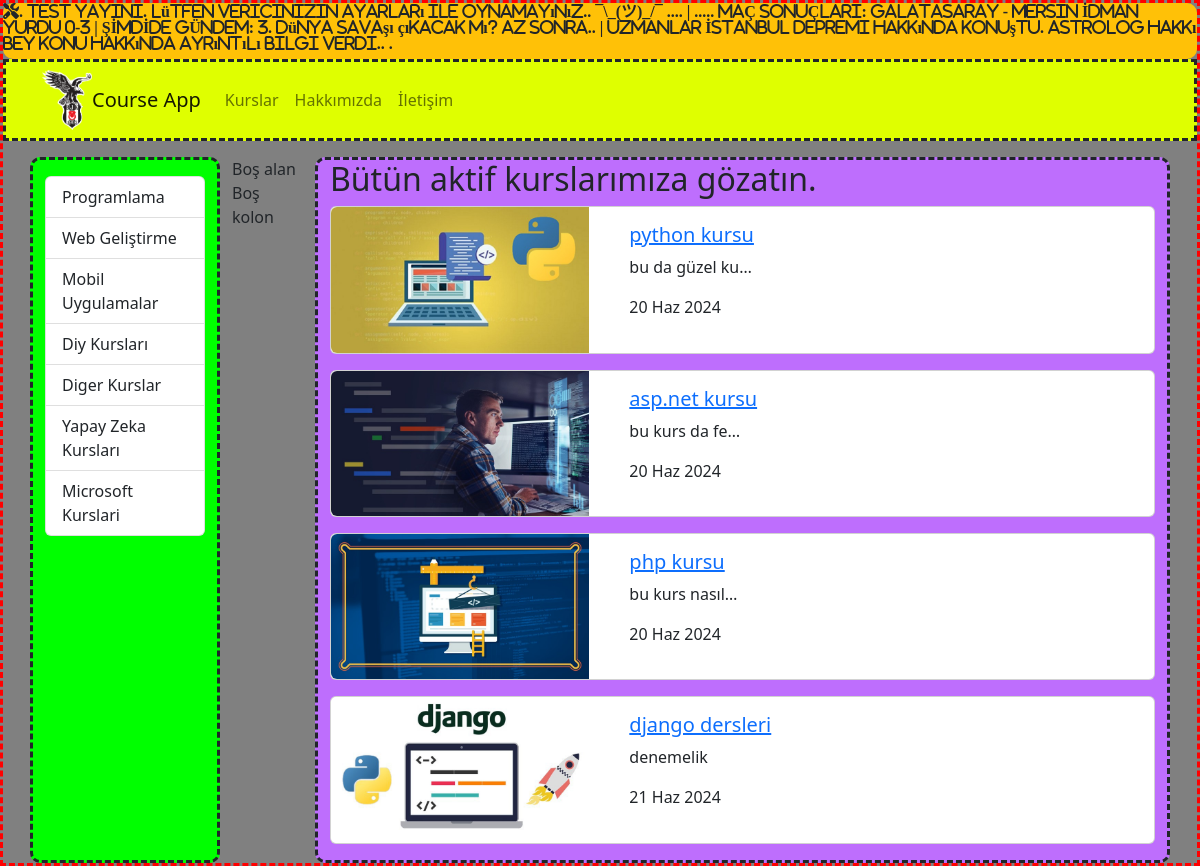
Before: /kurslar/ with the older database file.
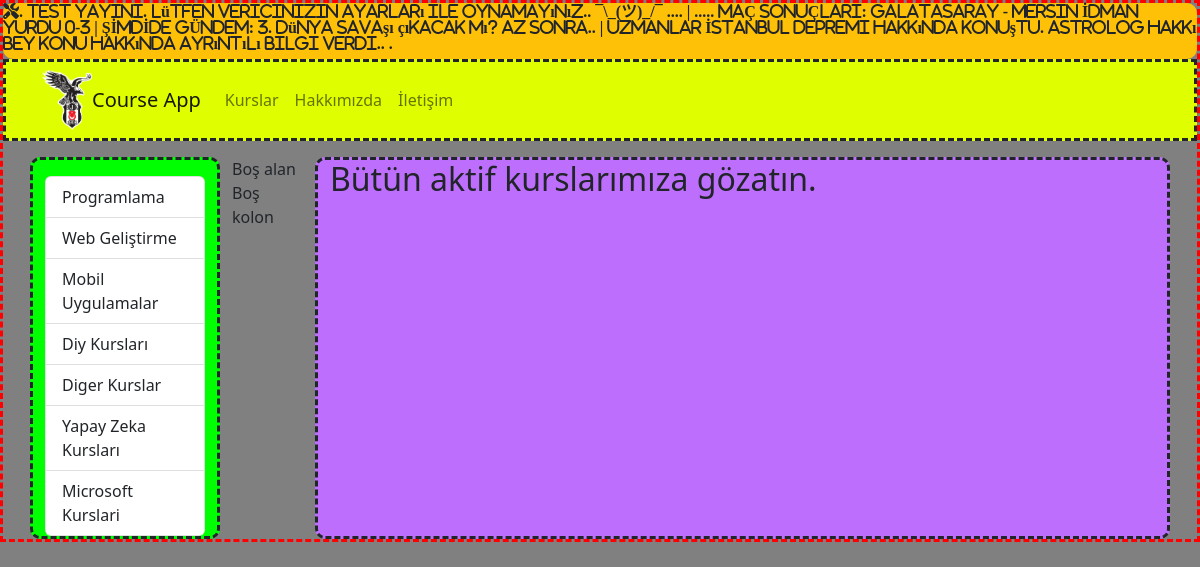
After: the same page with the newer database file.
### courses/models.py (models this page shows, shortened)
class Category(models.Model):
    name = models.CharField( max_length=50)
    slug = models.CharField(max_length=50)

class Course(models.Model):
    title = models.CharField(max_length=50)
    description = models.TextField()
    imageUrl = models.CharField(max_length=50, blank=False)
    date = models.DateField()
    isActive = models.BooleanField()
    slug = models.SlugField(default = "", null=False, unique=True, db_index=True)

### courses/views.py (the view)
# urls.py: path('', views.index),
def index(request):
    kurslar = Course.objects.filter(isActive=1)
    kategoriler = Category.objects.all()
    return render(request, 'courses/index.html', {
        'categories': kategoriler,
        'courses': kurslar
    })

### courses/templates/courses/index.html (shortened to what this page needs)
{% extends "layout.html" %}
{% load static %}
{% block css_files %}
        <link rel="stylesheet" href="{%static 'courses/css/style.css'%}">
{% endblock  %}
{% block content %}
        <div class="container mt-3"  >
                <div class="row">
                    <div class="col-2" style="border:dashed; background-color:Lime;">
                    {% include 'courses/partials/_categories.html' %}
                       </div>
                <div class="col-1" style="background-color:grey; ">
                                Boş alan
                                Boş kolon
                </div>
                <div class="col-9" style="border:dashed; background:#BE6EFD">
                <h2>Bütün aktif kurslarımıza gözatın. </h2>
                        {% for course  in courses %}
                                         {% include 'courses/partials/_course.html' %}
                        {% endfor %}
                                        </div>
                </div>
        </div>
{% endblock  %}

### templates/layout.html (shortened to what this page needs)
 {% load static  %}
<!DOCTYPE html>
<html lang="en">
<head>
    <link rel="stylesheet" href="{% static 'css/bootstrap.min.css' %}"  />
    {% block css_files %}{% endblock %}  <link rel="stylesheet" href="https://cdnjs.cloudflare.com/ajax/libs/font-awesome/6.2.1/css/all.min.css" />
</head>
<body style = "background: gray; border:dashed; border-color:red " >
    {% include "partials/_ustbilgi.html" %}
    {% include 'partials/_nav.html' %}
    {% block content %}{% endblock  %}
</body>
</html>

### templates/partials/_ustbilgi.html
<div class="bg-warning"> <marquee> <h6 class="fa-solid fa-screwdriver-wrench">.
TEST YAYINI.    Lütfen vericinizin ayarları ile oynamayınız..    ¯\_(ツ)_/¯   ....  |  .....   MAÇ SONUÇLARI:   Galatasaray - Mersin İdman Yurdu 0-3  |  ŞİMDİDE GÜNDEM:   3. Dünya Savaşı çıkacak mı?     Az sonra..     |   Uzmanlar İstanbul depremi hakkında konuştu.   Astrolog Hakkı Bey konu hakkında ayrıntılı bilgi verdi..   .</h6></marquee></div>

### templates/partials/_nav.html
   {% load static  %}
   {% block css_files %}
        <link rel="stylesheet" href="{%static 'courses/css/style.css'%}">
{% endblock  %}
    <nav class= "navbar navbar-expand-lg" style = "background: #DFFF00; border:dashed; " >
        <div class="container">
            <img src="{% static 'img/bjklogo.jpg' %}" alt="" width="50" height="60">
            <a href="" class="navbar-brand">Course App</a>
            <ul class="navbar-nav me-auto">
                <li class="nav-item">
                    <a href="/kurslar" class="nav-link">Kurslar</a>
                </li>
                <li class="nav-item">
                    <a href="/about" class="nav-link">Hakkımızda</a>
                </li>
                <li class="nav-item">
                    <a href="/contact" class="nav-link">İletişim</a>
                </li>
            </ul>
        </div>
       </nav>

### courses/templates/courses/partials/_categories.html
<div class="list-group mt-3">
    {% for  category in categories %}
    <a href="{% url "courses_by_category" category.slug%}" class=list-group-item list-group-item-action>{{category.name|title}}</a>
    {% endfor %}
</div>

### courses/templates/courses/partials/_course.html
 {% load static %}
<div class="card mb-3">
    <div class="row">
        <div class="col-4">
            <img
                class="img-fluid rounded-start"
                src="{% static 'courses/img/'|add:course.imageUrl %}"
                alt="course.title"
            />
        </div>
        <div class="col-8">
            <div class="card-body">
                <h5 class="card-title"> <a href="{% url "course_details" course.slug %}">{{course.title }}</a></h5>
                <p class="card-text">{{course.description|truncatechars:15}}</p>
                <p>{{course.date|date:'SHORT_DATE_FORMAT'}}</p>
            </div>
        </div>
    </div>
</div>

### courses/static/courses/css/style.css (style rules this page uses)
div { border-radius: 10px; }
body { background-color: lightskyblue; }

Changed rows visible on the page:
removed Course: imageUrl (picture), title "python kursu", description "bu da güzel ku…", date "20 Haz 2024"
removed Course: imageUrl (picture), title "asp.net kursu", description "bu kurs da fe…", date "20 Haz 2024"
removed Course: imageUrl (picture), title "php kursu", description "bu kurs nasıl…", date "20 Haz 2024"
removed Course: imageUrl (picture), title "django dersleri", description "denemelik", date "21 Haz 2024"
